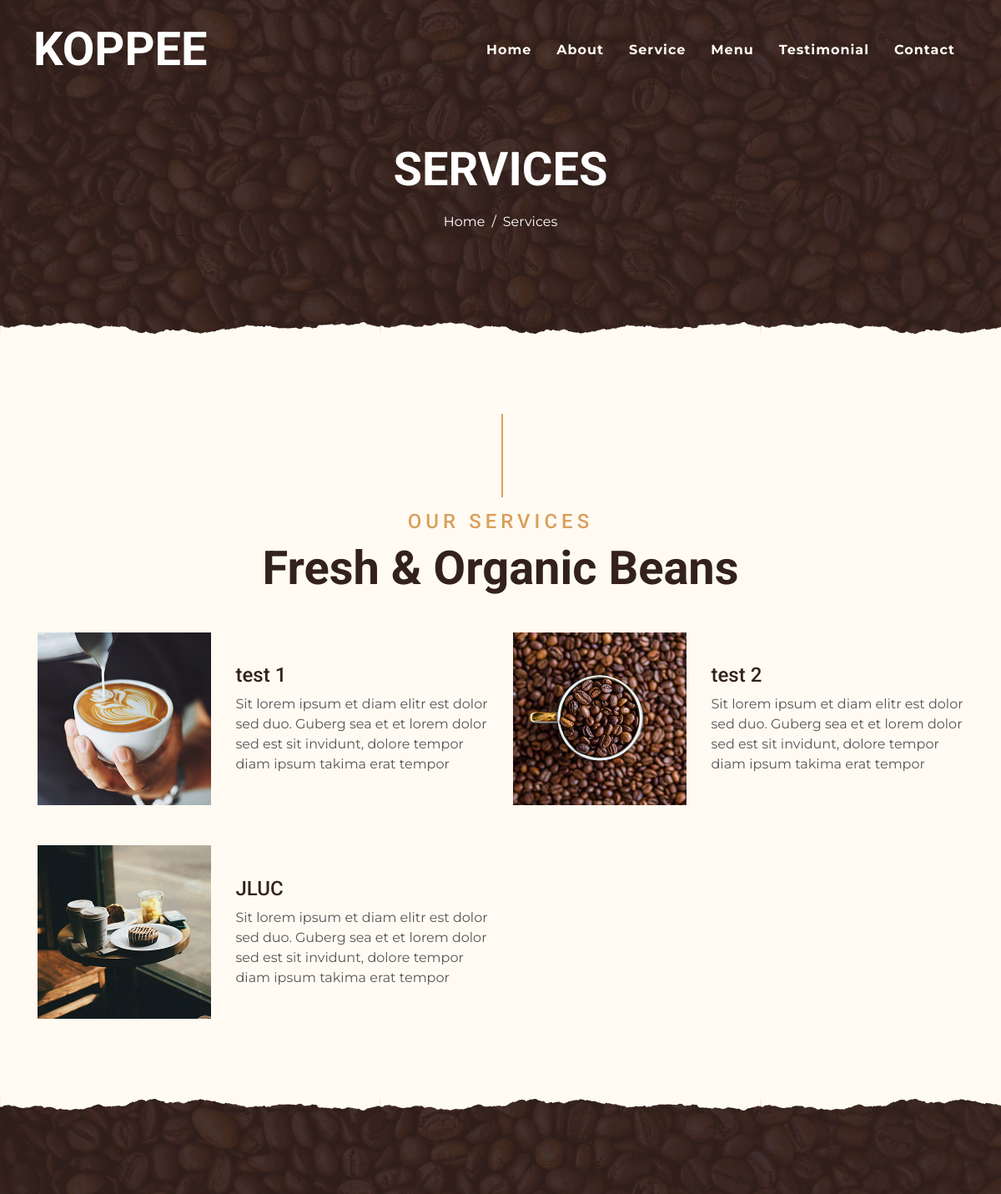
The app's page /service/ (upper part), older data.
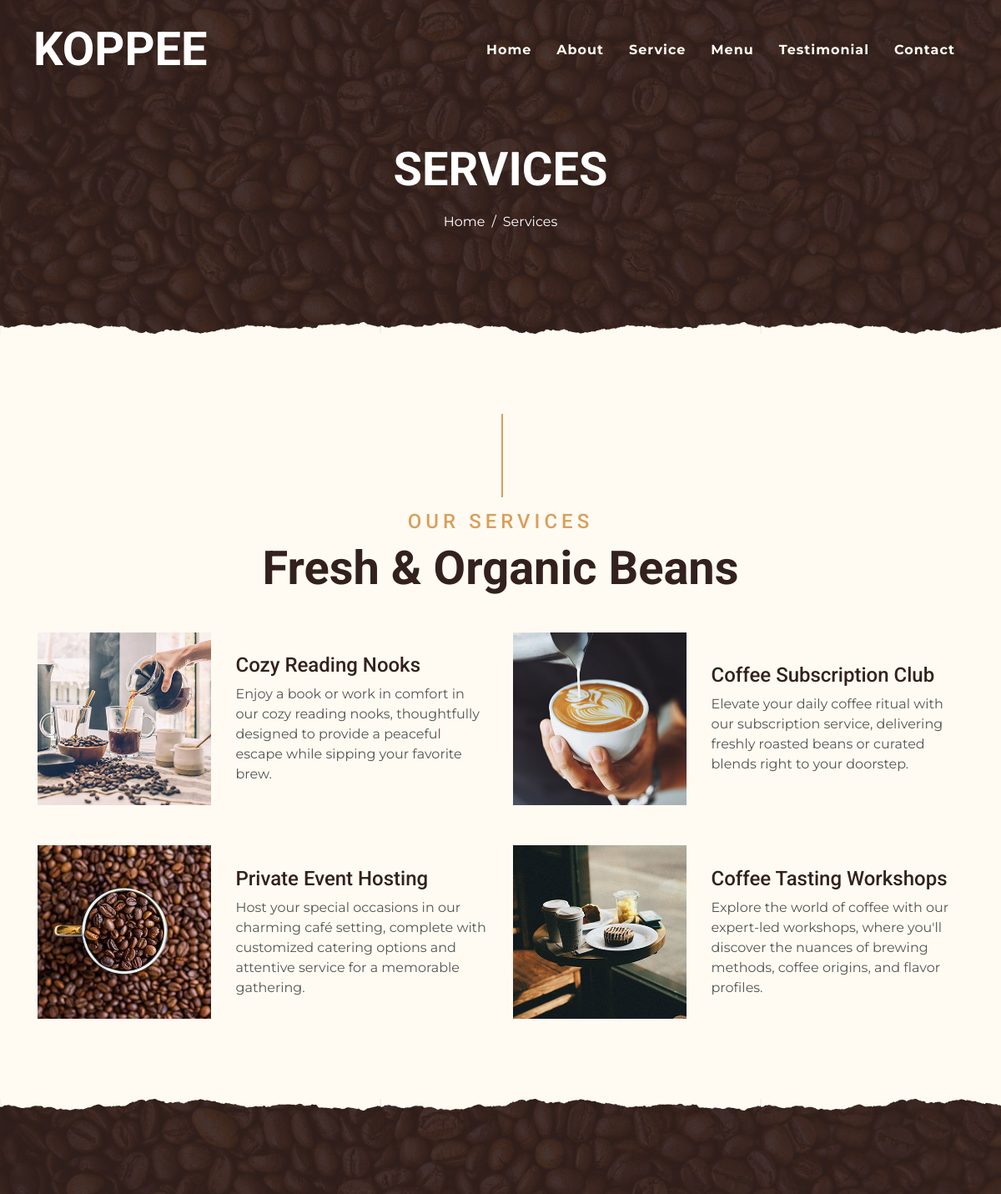
The same page, newer data.
### service/models.py (models this page shows, shortened)
class Service(models.Model):
    title=models.CharField(max_length=100, verbose_name="Titulo")
    subtitle=models.CharField(max_length=500, verbose_name="Subtitulo")
    image=models.ImageField(verbose_name="Imagen",upload_to="services")
    created=models.DateField(auto_now_add=True, verbose_name="Fecha de creacion")
    updated=models.DateTimeField(auto_now=True,verbose_name="Fecha de modificacion")
    class Meta:
        verbose_name="Servicio"
        verbose_name_plural="Servicios"
        ordering=["-created"]

### service/views.py (the view)
# urls.py: path('service/',include('service.urls')),
def service(request):
    services=Service.objects.all() #quieryset - consulta lista de servicios
    return render(request, "service/service.html", {'listServices':services})

### service/templates/service/service.html (shortened to what this page needs)
{% extends 'core/base.html' %}
{% block content %}
{% load static %}
 <div class="container-fluid page-header mb-5 position-relative overlay-bottom">
    <div class="d-flex flex-column align-items-center justify-content-center pt-0 pt-lg-5" style="min-height: 400px">
        <h1 class="display-4 mb-3 mt-0 mt-lg-5 text-white text-uppercase">Services</h1>
        <div class="d-inline-flex mb-lg-5">
            <p class="m-0 text-white"><a class="text-white" href="">Home</a></p>
            <p class="m-0 text-white px-2">/</p>
            <p class="m-0 text-white">Services</p>
        </div>
    </div>
</div>
<div class="container-fluid pt-5">
    <div class="container">
        <div class="section-title">
            <h4 class="text-primary text-uppercase" style="letter-spacing: 5px;">Our Services</h4>
            <h1 class="display-4">Fresh & Organic Beans</h1>
        </div>
        <div class="row">
            {% for service  in listServices %}
            <div class="col-lg-6 mb-5">
                <div class="row align-items-center">
                    <div class="col-sm-5">
                        <img class="img-fluid mb-3 mb-sm-0" src="{{service.image.url}}" alt="">
                    </div>
                    <div class="col-sm-7">
                        <h4>{{service.title}}</h4>
                        <p class="m-0">{{service.subtitle}}</p>
                    </div>
                </div>
            </div>
            {% endfor %}
        </div>
    </div>
</div>
{% endblock  %}

Row changes from the older to the newer data that the page shows:
added Service: image (picture), title "Cozy Reading Nooks", subtitle "Enjoy a book or work in comfort in our cozy reading nooks, thoughtfully designed to provide a peaceful escape while sipping your favorite brew."
changed Service: title "test 1" → "Coffee Subscription Club"; subtitle "Sit lorem ipsum et diam elitr est dolor sed duo. Guberg sea et et lorem dolor sed est sit invidunt, dolore tempor diam ipsum takima erat tempor" → "Elevate your daily coffee ritual with our subscription service, delivering freshly roasted beans or curated blends right to your doorstep."
changed Service: title "test 2" → "Private Event Hosting"; subtitle "Sit lorem ipsum et diam elitr est dolor sed duo. Guberg sea et et lorem dolor sed est sit invidunt, dolore tempor diam ipsum takima erat tempor" → "Host your special occasions in our charming café setting, complete with customized catering options and attentive service for a memorable gathering."
changed Service: title "JLUC" → "Coffee Tasting Workshops"; subtitle "Sit lorem ipsum et diam elitr est dolor sed duo. Guberg sea et et lorem dolor sed est sit invidunt, dolore tempor diam ipsum takima erat tempor" → "Explore the world of coffee with our expert-led workshops, where you'll discover the nuances of brewing methods, coffee origins, and flavor profiles."
